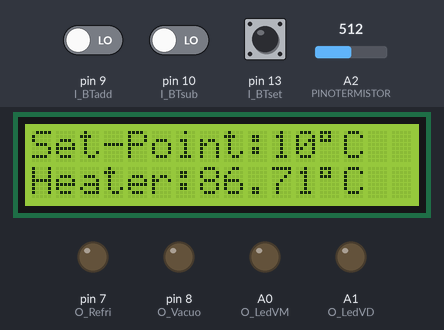
The sketch below on a simulated Arduino Uno, built with avr-gcc and run on an emulated ATmega328P. On the bench: 16×2 character LCD, output pins drawn as LEDs (lit = HIGH). The inputs (shaded band) are chosen by the test bench; at power-on: A2 (PINOTERMISTOR) = 512, pin 13 (I_BTset) LOW, pin 9 (I_BTadd) LOW, pin 10 (I_BTsub) LOW. What the sketch prints to the serial monitor is not drawn.

Above: at 4.3 s.
4.4 s: A2 (PINOTERMISTOR) set to 0
At 5.1 s:
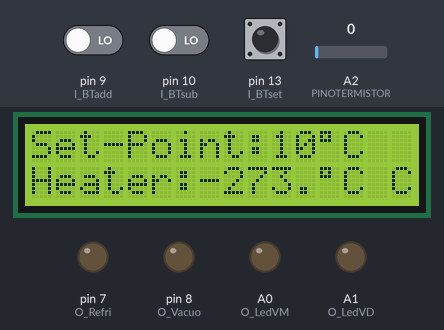
5.9 s: pin 13 (I_BTset) pulled HIGH for 1 s
At 7.9 s:
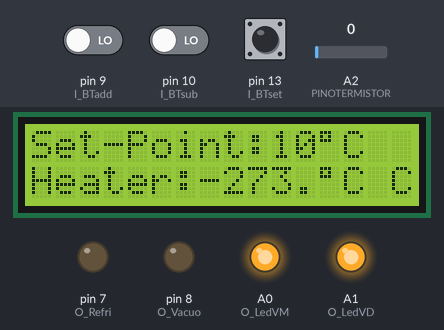
9.9 s: A2 (PINOTERMISTOR) set to 511
At 10.6 s:
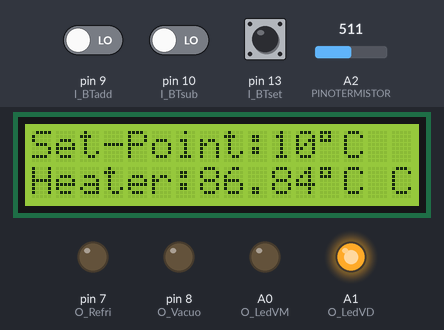
12.9 s: pin 9 (I_BTadd) driven HIGH
At 13.21 s:
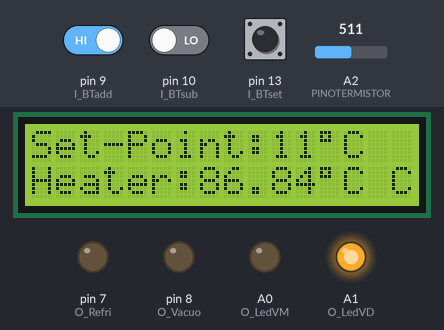
14.6 s: A2 (PINOTERMISTOR) set to 306
At 14.87 s:
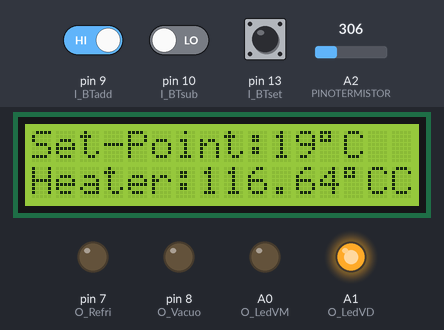
16.2 s: pin 13 (I_BTset) pulled HIGH for 3.2 s
At 33.29 s:
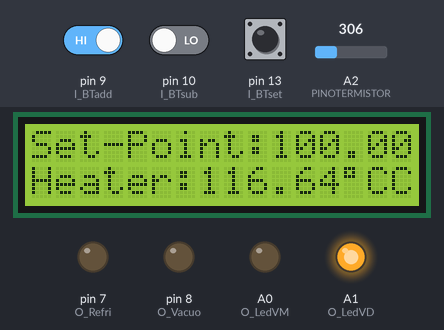
Timing chart, 0 to 34.8 s (numbered marks = the images above; inputs shaded):
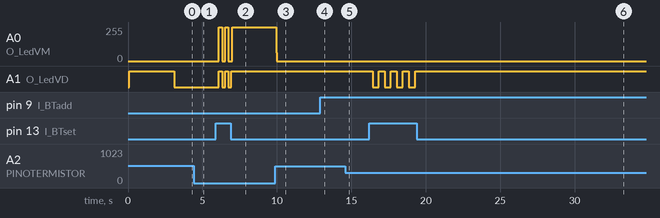

Measured:
- after the input at 4.4 s, the display: changes after 0.06 s (image 1)
- after the input at 5.9 s, A0 (O_LedVM): 0/255 → 255/255 after 0.21 s, → 0/255 0.21 s later, → 255/255 0.21 s later, → 0/255 0.21 s later, … (6 changes in this stretch); A1 (O_LedVD): alternates HIGH for 0.21 s and LOW for 0.21 s, 5 changes in all, then stays HIGH, starting after 0.21 s
- after the input at 9.9 s, A0 (O_LedVM): 255/255 → 0/255 at once; the display: changes at once (image 3)
- after the input at 12.9 s, the display: changes after 0.21 s (image 4)
- after the input at 16.2 s, A1 (O_LedVD): alternates HIGH for 0.41 s and LOW for 0.41 s, 8 changes in all, then stays HIGH, starting after 0.22 s

The sketch:

Prog_Sistema_de_Transferencia_PID_relay_thiago.ino
```cpp
// (licence header left out)
//----------------------------

//BIBLIOTECAS:
#include <AutoPID.h>
#include <LiquidCrystal.h>

//----------------------------

//Variavéis para comunicação com Arduino:
const byte buffSize = 40;
char inputBuffer[buffSize];
const char startMarker = '<';
const char endMarker = '>';
byte bytesRecvd = 0;
boolean readInProgress = false;
boolean newDataFromPC = false;

char messageFromPC[buffSize] = {0};
int intFromPC = 0;
float floatFromPC = 0.0; // fraction of servo range to move

//----------------------------

//Variaveis do PID Relay:
int WindowSize = 1000;
unsigned long windowStartTime;
double temperature, setPoint, outputVal;
unsigned long lastTempUpdate; //tracks clock time of last temp update
bool relayState;

//----------------------------

//DEFINIÇÕES:
#define I_BTadd  9  //Entrada Sinal Botão Adiciona
#define I_BTsub  10 //Entrada Sinal Botão Subtrai
#define I_BTset  13 //Entrada Sinal Botão Confirma
#define O_Refri  7  //Sinal Saida Bomba de Refrigeranção
#define O_Vacuo  8  //Sinal Saida Bomba de Vácuo
#define O_LedVM  A0 //Sinal Saida Led Vermelho
#define O_LedVD  A1 //Sinal Saida Led Verde
#define RELAY_PIN 6 //Sinal Saida Aquecimento Heater

#define TEMP_READ_DELAY 20 //can only read digital temp sensor every ~750ms

//pid settings and gains
#define OUTPUT_MIN 0
#define OUTPUT_MAX 200
#define KP .12
#define KI .0003
#define KD 0

//----------------------------

//CONFIGURAÇÃO DO THERMISTOR:
#define PINOTERMISTOR A2
// Valor do termistor na temperatura nominal
#define TERMISTORNOMINAL 100000
// Temp. nominal descrita no Manual
#define TEMPERATURENOMINAL 25
// Número de amostragens para
#define NUMAMOSTRAS 3
// Beta do nosso Termistor
#define BCOEFFICIENT 4000
// valor do resistor em série
#define SERIESRESISTOR 10000
//----------------------------

//MEMORIAS:
float Temp = 10;
int Temp_Min = 40;
int amostra[NUMAMOSTRAS];
int i;
int test = 0; //Bit recebe dados via serial para teste

float media;
float temperatura;

char val[9]=""; //Caracter que recebe dados da porta serial

byte Prog_Temp = 0;
byte M_Ciclo = 0;
byte M_TEMPO = 0;

//----------------------------

//PINOS DE INICIALIZAÇÃO DO DISPLAY:
const int rs = 12, en = 11, d4 = 5, d5 = 4, d6 = 3, d7 = 2;
LiquidCrystal lcd(rs, en, d4, d5, d6, d7);

//----------------------------

//input/output variables passed by reference, so they are updated automatically
AutoPID myPID(&temperature, &setPoint, &outputVal, OUTPUT_MIN, OUTPUT_MAX, KP, KI, KD);

//----------------------------

//call repeatedly in loop, only updates after a certain time interval
//returns true if update happened
bool updateTemperature() {
  if ((millis() - lastTempUpdate) > TEMP_READ_DELAY) {

    for (i=0; i< NUMAMOSTRAS; i++) {
     amostra[i] = analogRead(PINOTERMISTOR);
     //delay(10);
    }

    media = 0;
    for (i=0; i< NUMAMOSTRAS; i++) {
       media += amostra[i];
    }
    media /= NUMAMOSTRAS;
    // Converte o valor da tensão em resistência
    media = 1023 / media - 1;
    media = SERIESRESISTOR / media;

    //Faz o cálculo pela fórmula do Fator Beta

    temperatura = media / TERMISTORNOMINAL;     // (R/Ro)
    temperatura = log(temperatura); // ln(R/Ro)
    temperatura /= BCOEFFICIENT;                   // 1/B * ln(R/Ro)
    temperatura += 1.0 / (TEMPERATURENOMINAL + 273.15); // + (1/To)
    temperatura = 1.0 / temperatura;                 // Inverte o valor
    temperatura -= 273.15;                         // Converte para Celsius

    temperature = temperatura;

    Serial.print("<sp,");
    Serial.print(M_Ciclo);
    Serial.print(",");
    Serial.print(temperature);
    Serial.println(">");

    lastTempUpdate = millis();
    return true;
  }
  return false;
}//void updateTemperature

//----------------------------

void Controle_relay_PID(){

  setPoint = Temp;

  if(M_Ciclo == 1)
  {
    myPID.run(); //call every loop, updates automatically at certain time interval
    digitalWrite(O_LedVD, HIGH);
  /************************************************
   * turn the output pin on/off based on pid output
   ************************************************/
    if (millis() - windowStartTime > WindowSize)
    { //time to shift the Relay Window
      windowStartTime += WindowSize;
    }

    if (outputVal > millis() - windowStartTime)
    {
      digitalWrite(RELAY_PIN, HIGH);
      digitalWrite(O_LedVM, HIGH);
      relayState = true;
    }
    else
    {
      digitalWrite(RELAY_PIN, LOW);
      digitalWrite(O_LedVM, LOW);
      relayState = false;
    }

    if (setPoint > 100)
    {
      if (temperature < (setPoint))
      {
        digitalWrite(RELAY_PIN, HIGH);
        digitalWrite(O_LedVM, HIGH);
        relayState = true;
      }
    }
    else
    {
      if (temperature < (setPoint-12))
      {
        digitalWrite(RELAY_PIN, HIGH);
        digitalWrite(O_LedVM, HIGH);
        relayState = true;
      }
    }
  }
  else
  {
    myPID.stop();
    digitalWrite(RELAY_PIN, LOW);
    digitalWrite(O_LedVM, LOW);
    digitalWrite(O_LedVD, LOW);
    relayState = false;
  }
}//void Controle_relay_PID

//----------------------------

void Display(){

    lcd.setCursor(0, 0);
    lcd.print("Set-Point:");
    lcd.setCursor(10, 0);
    lcd.print(Temp);
    lcd.write(B11011111);
    lcd.print("C");

    if(Temp < 100)
    {
      lcd.setCursor(12, 0);
      lcd.write(B11011111);
      lcd.print("C  ");
    }

    if(Temp < 10)
    {
      lcd.setCursor(11, 0);
      lcd.write(B11011111);
      lcd.print("C   ");
    }

    lcd.setCursor(0, 1);
    lcd.print("Heater: ");
    lcd.setCursor(7, 1);
    lcd.print(temperatura);
    lcd.write(B11011111);
    lcd.print("C");

    if(temperatura < 100)
    {
      lcd.setCursor(12, 1);
      lcd.write(B11011111);
      lcd.print("C ");
    }
}//void Display

//----------------------------

void Botoes(){

  if(digitalRead(I_BTadd) == 1 && digitalRead(I_BTadd) != 0)
  {
    Temp++;

    if(Temp > 200)
    {
      Temp = 200;
    }
    delay(200);
  }

  if(digitalRead(I_BTsub) == 1 && digitalRead(I_BTsub) != 0)
  {
    Temp--;

    if(Temp < 0)
    {
      Temp = 0;
    }
    delay(200);
  }

  if(digitalRead(I_BTset) == 1 && digitalRead(I_BTset) != 0)
  {
    M_Ciclo = !M_Ciclo;
    delay(200);
  }
}//void Botoes

//----------------------------

void Inicializa_Sistema(){
  lcd.clear();
  lcd.setCursor(0, 0);
  lcd.print("UFMG-Dep. Fisica");
  lcd.setCursor(1, 1);
  lcd.print("Lab. Nanomat.");

  delay(1000);

  lcd.clear();
  lcd.setCursor(3, 0);
  lcd.print("Sistema de");
  lcd.setCursor(1, 1);
  lcd.print("Transferencia");

  delay(1000);

  lcd.clear();
  lcd.setCursor(0, 0);
  lcd.print("By  Ornelas");
  lcd.setCursor(2, 1);
  lcd.print("Corporation");

  delay(1000);
}

//----------------------------

void getDataFromPC() {

    // receive data from PC and save it into inputBuffer

  if(Serial.available() > 0) {

    char x = Serial.read();

      // the order of these IF clauses is significant

    if (x == endMarker) {
      readInProgress = false;
      newDataFromPC = true;
      inputBuffer[bytesRecvd] = 0;
      parseData();
    }

    if(readInProgress) {
      inputBuffer[bytesRecvd] = x;
      bytesRecvd ++;
      if (bytesRecvd == buffSize) {
        bytesRecvd = buffSize - 1;
      }
    }

    if (x == startMarker) {
      bytesRecvd = 0;
      readInProgress = true;
    }
  }
}

//=============

void parseData() {

    // split the data into its parts

  char * strtokIndx; // this is used by strtok() as an index

  strtokIndx = strtok(inputBuffer,",");      // get the first part - the string
  strcpy(messageFromPC, strtokIndx); // copy it to messageFromPC

  strtokIndx = strtok(NULL, ","); // this continues where the previous call left off
  intFromPC = atoi(strtokIndx);     // convert this part to an integer

  strtokIndx = strtok(NULL, ",");
  floatFromPC = atof(strtokIndx);     // convert this part to a float

}

//=============

void configIno(){

  if (strcmp(messageFromPC, "sp") == 0 && newDataFromPC){
    M_Ciclo = intFromPC;
    Temp = floatFromPC;
    newDataFromPC = false;
    }
}

//----------------------------

void setup() {

  while (!updateTemperature()) {} //wait until temp sensor updated

  //if temperature is more than 4 degrees below or above setpoint, OUTPUT will be set to min or max respectively
  //myPID.setBangBang(0.01);
  myPID.setBangBang(0.001, 0.001);
  //set PID update interval to 4000ms
  myPID.setTimeStep(1000);

  Serial.begin(9600);

 //INICIALIZA O LCD
  lcd.begin(16, 2);

  analogReference(EXTERNAL);

  windowStartTime = millis();

  //DEFINIÇÃO DOS PINOS
  pinMode(I_BTadd,INPUT);
  pinMode(I_BTsub,INPUT);
  pinMode(I_BTset,INPUT);

  pinMode(O_Refri,OUTPUT);
  pinMode(O_Vacuo,OUTPUT);
  pinMode(O_LedVM,OUTPUT);
  pinMode(O_LedVD,OUTPUT);


  //ESTADOS INICIAIS
  digitalWrite(O_Refri,0);
  digitalWrite(O_Vacuo,0);
  digitalWrite(O_LedVD,1);

  Inicializa_Sistema();

  Serial.println("<Arduino is ready>");

}//void setup

//----------------------------

void loop() {
  Display();
  Botoes();
  updateTemperature();
  Controle_relay_PID();
  getDataFromPC();
  configIno();
  //digitalWrite(O_LedVD, myPID.atSetPoint(1)); //light up LED when we're at setpoint +-1 degree

}//void loop
```
